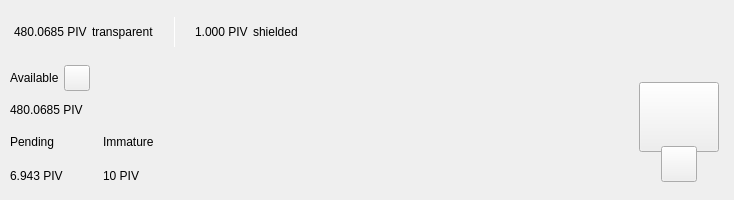
<?xml version="1.0" encoding="UTF-8"?>
<ui version="4.0">
 <class>TopBar</class>
 <widget class="QWidget" name="TopBar">
  <property name="geometry">
   <rect>
    <x>0</x>
    <y>0</y>
    <width>734</width>
    <height>200</height>
   </rect>
  </property>
  <property name="minimumSize">
   <size>
    <width>0</width>
    <height>200</height>
   </size>
  </property>
  <property name="maximumSize">
   <size>
    <width>16777215</width>
    <height>200</height>
   </size>
  </property>
  <property name="windowTitle">
   <string notr="true">N/A</string>
  </property>
  <layout class="QVBoxLayout" name="verticalLayout_10" stretch="0">
   <property name="spacing">
    <number>0</number>
   </property>
   <property name="leftMargin">
    <number>0</number>
   </property>
   <property name="topMargin">
    <number>0</number>
   </property>
   <property name="rightMargin">
    <number>0</number>
   </property>
   <property name="bottomMargin">
    <number>0</number>
   </property>
   <item>
    <widget class="PFBorderImage" name="containerTop">
     <layout class="QVBoxLayout" name="verticalLayout_11">
      <property name="spacing">
       <number>0</number>
      </property>
      <property name="leftMargin">
       <number>0</number>
      </property>
      <property name="topMargin">
       <number>0</number>
      </property>
      <property name="rightMargin">
       <number>0</number>
      </property>
      <property name="bottomMargin">
       <number>0</number>
      </property>
      <item>
       <widget class="QWidget" name="top_container_2" native="true">
        <property name="minimumSize">
         <size>
          <width>0</width>
          <height>65</height>
         </size>
        </property>
        <layout class="QHBoxLayout" name="top_container">
         <property name="spacing">
          <number>0</number>
         </property>
         <property name="leftMargin">
          <number>14</number>
         </property>
         <property name="topMargin">
          <number>0</number>
         </property>
         <property name="rightMargin">
          <number>14</number>
         </property>
         <property name="bottomMargin">
          <number>0</number>
         </property>
         <item alignment="Qt::AlignVCenter">
          <widget class="QWidget" name="widgetTopAmount" native="true">
           <property name="sizePolicy">
            <sizepolicy hsizetype="Preferred" vsizetype="Maximum">
             <horstretch>0</horstretch>
             <verstretch>0</verstretch>
            </sizepolicy>
           </property>
           <layout class="QHBoxLayout" name="horizontalLayout_5">
            <property name="spacing">
             <number>5</number>
            </property>
            <property name="leftMargin">
             <number>0</number>
            </property>
            <property name="topMargin">
             <number>0</number>
            </property>
            <property name="rightMargin">
             <number>0</number>
            </property>
            <property name="bottomMargin">
             <number>0</number>
            </property>
            <item alignment="Qt::AlignTop">
             <widget class="QLabel" name="labelAmountTopPiv">
              <property name="minimumSize">
               <size>
                <width>0</width>
                <height>36</height>
               </size>
              </property>
              <property name="styleSheet">
               <string notr="true">padding:0px;margin:0px;</string>
              </property>
              <property name="text">
               <string notr="true">480.0685 PIV</string>
              </property>
             </widget>
            </item>
            <item>
             <widget class="QLabel" name="labelTrans">
              <property name="text">
               <string>transparent</string>
              </property>
             </widget>
            </item>
            <item>
             <spacer name="horizontalSpacer_11">
              <property name="orientation">
               <enum>Qt::Horizontal</enum>
              </property>
              <property name="sizeType">
               <enum>QSizePolicy::Fixed</enum>
              </property>
              <property name="sizeHint" stdset="0">
               <size>
                <width>15</width>
                <height>20</height>
               </size>
              </property>
             </spacer>
            </item>
            <item alignment="Qt::AlignVCenter">
             <widget class="QLabel" name="typeSpacerTop">
              <property name="minimumSize">
               <size>
                <width>1</width>
                <height>30</height>
               </size>
              </property>
              <property name="maximumSize">
               <size>
                <width>1</width>
                <height>30</height>
               </size>
              </property>
              <property name="styleSheet">
               <string notr="true">background-color:white;
padding:0px;
border:none;</string>
              </property>
              <property name="text">
               <string/>
              </property>
             </widget>
            </item>
            <item>
             <spacer name="horizontalSpacer_12">
              <property name="orientation">
               <enum>Qt::Horizontal</enum>
              </property>
              <property name="sizeType">
               <enum>QSizePolicy::Fixed</enum>
              </property>
              <property name="sizeHint" stdset="0">
               <size>
                <width>15</width>
                <height>20</height>
               </size>
              </property>
             </spacer>
            </item>
            <item alignment="Qt::AlignTop">
             <widget class="QLabel" name="labelAmountTopShieldedPiv">
              <property name="minimumSize">
               <size>
                <width>0</width>
                <height>36</height>
               </size>
              </property>
              <property name="text">
               <string notr="true">1.000 PIV</string>
              </property>
             </widget>
            </item>
            <item>
             <widget class="QLabel" name="labelShield">
              <property name="text">
               <string>shielded</string>
              </property>
             </widget>
            </item>
           </layout>
          </widget>
         </item>
         <item>
          <spacer name="horizontalSpacer">
           <property name="orientation">
            <enum>Qt::Horizontal</enum>
           </property>
           <property name="sizeHint" stdset="0">
            <size>
             <width>40</width>
             <height>20</height>
            </size>
           </property>
          </spacer>
         </item>
         <item>
          <layout class="QHBoxLayout" name="horizontalLayout_4">
           <property name="spacing">
            <number>12</number>
           </property>
           <property name="rightMargin">
            <number>0</number>
           </property>
           <item alignment="Qt::AlignRight">
            <widget class="QWidget" name="layoutSync" native="true">
             <property name="minimumSize">
              <size>
               <width>0</width>
               <height>36</height>
              </size>
             </property>
             <property name="maximumSize">
              <size>
               <width>16777215</width>
               <height>36</height>
              </size>
             </property>
             <layout class="QVBoxLayout" name="verticalLayout_9">
              <property name="leftMargin">
               <number>0</number>
              </property>
              <property name="topMargin">
               <number>0</number>
              </property>
              <property name="rightMargin">
               <number>0</number>
              </property>
              <property name="bottomMargin">
               <number>0</number>
              </property>
              <item>
               <widget class="ExpandableButton" name="pushButtonSync" native="true">
                <property name="minimumSize">
                 <size>
                  <width>36</width>
                  <height>36</height>
                 </size>
                </property>
                <property name="maximumSize">
                 <size>
                  <width>16777215</width>
                  <height>36</height>
                 </size>
                </property>
               </widget>
              </item>
             </layout>
            </widget>
           </item>
           <item>
            <widget class="ExpandableButton" name="pushButtonHDUpgrade" native="true">
             <property name="minimumSize">
              <size>
               <width>36</width>
               <height>36</height>
              </size>
             </property>
            </widget>
           </item>
           <item>
            <widget class="ExpandableButton" name="pushButtonStack" native="true">
             <property name="minimumSize">
              <size>
               <width>36</width>
               <height>36</height>
              </size>
             </property>
            </widget>
           </item>
           <item>
            <widget class="ExpandableButton" name="pushButtonColdStaking" native="true">
             <property name="minimumSize">
              <size>
               <width>36</width>
               <height>36</height>
              </size>
             </property>
            </widget>
           </item>
           <item>
            <widget class="ExpandableButton" name="pushButtonConnection" native="true">
             <property name="minimumSize">
              <size>
               <width>36</width>
               <height>36</height>
              </size>
             </property>
            </widget>
           </item>
           <item>
            <widget class="ExpandableButton" name="pushButtonTor" native="true">
             <property name="minimumSize">
              <size>
               <width>36</width>
               <height>36</height>
              </size>
             </property>
            </widget>
           </item>
           <item>
            <widget class="ExpandableButton" name="pushButtonLock" native="true">
             <property name="sizePolicy">
              <sizepolicy hsizetype="Expanding" vsizetype="Expanding">
               <horstretch>0</horstretch>
               <verstretch>0</verstretch>
              </sizepolicy>
             </property>
             <property name="minimumSize">
              <size>
               <width>36</width>
               <height>0</height>
              </size>
             </property>
            </widget>
           </item>
           <item>
            <widget class="ExpandableButton" name="pushButtonTheme" native="true">
             <property name="minimumSize">
              <size>
               <width>36</width>
               <height>36</height>
              </size>
             </property>
             <property name="maximumSize">
              <size>
               <width>16777215</width>
               <height>36</height>
              </size>
             </property>
            </widget>
           </item>
           <item>
            <widget class="ExpandableButton" name="pushButtonFAQ" native="true">
             <property name="minimumSize">
              <size>
               <width>36</width>
               <height>36</height>
              </size>
             </property>
            </widget>
           </item>
          </layout>
         </item>
        </layout>
       </widget>
      </item>
      <item>
       <widget class="QWidget" name="bottom_container" native="true">
        <property name="minimumSize">
         <size>
          <width>0</width>
          <height>135</height>
         </size>
        </property>
        <layout class="QHBoxLayout" name="botton_container">
         <property name="leftMargin">
          <number>10</number>
         </property>
         <property name="topMargin">
          <number>0</number>
         </property>
         <property name="rightMargin">
          <number>10</number>
         </property>
         <property name="bottomMargin">
          <number>10</number>
         </property>
         <item>
          <layout class="QVBoxLayout" name="verticalLayout_7">
           <property name="spacing">
            <number>0</number>
           </property>
           <property name="leftMargin">
            <number>0</number>
           </property>
           <property name="rightMargin">
            <number>30</number>
           </property>
           <item>
            <layout class="QVBoxLayout" name="verticalLayout_2">
             <item>
              <layout class="QHBoxLayout" name="horizontalLayoutContainerAvailable">
               <property name="spacing">
                <number>5</number>
               </property>
               <item>
                <widget class="QLabel" name="labelTitle1">
                 <property name="text">
                  <string>Available</string>
                 </property>
                </widget>
               </item>
               <item>
                <widget class="QPushButton" name="pushButtonBalanceInfo">
                 <property name="minimumSize">
                  <size>
                   <width>26</width>
                   <height>26</height>
                  </size>
                 </property>
                 <property name="maximumSize">
                  <size>
                   <width>26</width>
                   <height>26</height>
                  </size>
                 </property>
                 <property name="mouseTracking">
                  <bool>true</bool>
                 </property>
                 <property name="focusPolicy">
                  <enum>Qt::NoFocus</enum>
                 </property>
                 <property name="text">
                  <string notr="true"/>
                 </property>
                 <property name="iconSize">
                  <size>
                   <width>24</width>
                   <height>24</height>
                  </size>
                 </property>
                 <property name="shortcut">
                  <string notr="true"/>
                 </property>
                </widget>
               </item>
               <item>
                <spacer name="horizontalSpacer_4">
                 <property name="orientation">
                  <enum>Qt::Horizontal</enum>
                 </property>
                 <property name="sizeType">
                  <enum>QSizePolicy::MinimumExpanding</enum>
                 </property>
                 <property name="sizeHint" stdset="0">
                  <size>
                   <width>20</width>
                   <height>20</height>
                  </size>
                 </property>
                </spacer>
               </item>
              </layout>
             </item>
             <item>
              <widget class="QLabel" name="labelAmountPiv">
               <property name="text">
                <string notr="true">480.0685 PIV</string>
               </property>
              </widget>
             </item>
            </layout>
           </item>
           <item>
            <widget class="QWidget" name="container_imm_pend" native="true">
             <layout class="QHBoxLayout" name="horizontalLayout_2">
              <property name="spacing">
               <number>0</number>
              </property>
              <property name="leftMargin">
               <number>0</number>
              </property>
              <property name="topMargin">
               <number>0</number>
              </property>
              <property name="rightMargin">
               <number>0</number>
              </property>
              <property name="bottomMargin">
               <number>0</number>
              </property>
              <item alignment="Qt::AlignLeft">
               <widget class="QWidget" name="container_pending" native="true">
                <property name="sizePolicy">
                 <sizepolicy hsizetype="Minimum" vsizetype="Preferred">
                  <horstretch>0</horstretch>
                  <verstretch>0</verstretch>
                 </sizepolicy>
                </property>
                <layout class="QVBoxLayout" name="verticalLayout_3">
                 <property name="leftMargin">
                  <number>0</number>
                 </property>
                 <property name="topMargin">
                  <number>0</number>
                 </property>
                 <property name="rightMargin">
                  <number>0</number>
                 </property>
                 <property name="bottomMargin">
                  <number>0</number>
                 </property>
                 <item>
                  <widget class="QLabel" name="labelTitle3">
                   <property name="text">
                    <string>Pending</string>
                   </property>
                  </widget>
                 </item>
                 <item>
                  <widget class="QLabel" name="labelPendingPiv">
                   <property name="text">
                    <string notr="true">6.943 PIV</string>
                   </property>
                  </widget>
                 </item>
                </layout>
               </widget>
              </item>
              <item>
               <spacer name="horizontalSpacer_3">
                <property name="orientation">
                 <enum>Qt::Horizontal</enum>
                </property>
                <property name="sizeType">
                 <enum>QSizePolicy::Fixed</enum>
                </property>
                <property name="sizeHint" stdset="0">
                 <size>
                  <width>40</width>
                  <height>20</height>
                 </size>
                </property>
               </spacer>
              </item>
              <item alignment="Qt::AlignLeft">
               <widget class="QWidget" name="container_immature" native="true">
                <property name="sizePolicy">
                 <sizepolicy hsizetype="Minimum" vsizetype="Preferred">
                  <horstretch>0</horstretch>
                  <verstretch>0</verstretch>
                 </sizepolicy>
                </property>
                <layout class="QVBoxLayout" name="verticalLayout_4">
                 <property name="leftMargin">
                  <number>0</number>
                 </property>
                 <property name="topMargin">
                  <number>0</number>
                 </property>
                 <property name="rightMargin">
                  <number>0</number>
                 </property>
                 <property name="bottomMargin">
                  <number>0</number>
                 </property>
                 <item>
                  <widget class="QLabel" name="labelTitle4">
                   <property name="text">
                    <string>Immature</string>
                   </property>
                  </widget>
                 </item>
                 <item>
                  <widget class="QLabel" name="labelImmaturePiv">
                   <property name="text">
                    <string notr="true">10 PIV</string>
                   </property>
                  </widget>
                 </item>
                </layout>
               </widget>
              </item>
              <item>
               <spacer name="horizontalSpacer_5">
                <property name="orientation">
                 <enum>Qt::Horizontal</enum>
                </property>
                <property name="sizeHint" stdset="0">
                 <size>
                  <width>40</width>
                  <height>20</height>
                 </size>
                </property>
               </spacer>
              </item>
             </layout>
            </widget>
           </item>
          </layout>
         </item>
         <item>
          <spacer name="horizontalSpacer_2">
           <property name="orientation">
            <enum>Qt::Horizontal</enum>
           </property>
           <property name="sizeHint" stdset="0">
            <size>
             <width>40</width>
             <height>20</height>
            </size>
           </property>
          </spacer>
         </item>
         <item alignment="Qt::AlignHCenter|Qt::AlignVCenter">
          <widget class="QWidget" name="qrContainer" native="true">
           <property name="sizePolicy">
            <sizepolicy hsizetype="Preferred" vsizetype="Minimum">
             <horstretch>0</horstretch>
             <verstretch>0</verstretch>
            </sizepolicy>
           </property>
           <property name="minimumSize">
            <size>
             <width>90</width>
             <height>110</height>
            </size>
           </property>
           <property name="maximumSize">
            <size>
             <width>90</width>
             <height>110</height>
            </size>
           </property>
           <layout class="QVBoxLayout" name="containerQR">
            <property name="spacing">
             <number>0</number>
            </property>
            <property name="leftMargin">
             <number>5</number>
            </property>
            <property name="topMargin">
             <number>10</number>
            </property>
            <property name="rightMargin">
             <number>5</number>
            </property>
            <property name="bottomMargin">
             <number>0</number>
            </property>
            <item>
             <widget class="QPushButton" name="btnQr">
              <property name="minimumSize">
               <size>
                <width>70</width>
                <height>70</height>
               </size>
              </property>
              <property name="maximumSize">
               <size>
                <width>16777215</width>
                <height>70</height>
               </size>
              </property>
              <property name="focusPolicy">
               <enum>Qt::NoFocus</enum>
              </property>
              <property name="text">
               <string/>
              </property>
              <property name="iconSize">
               <size>
                <width>70</width>
                <height>70</height>
               </size>
              </property>
             </widget>
            </item>
            <item>
             <spacer name="verticalSpacer">
              <property name="orientation">
               <enum>Qt::Vertical</enum>
              </property>
              <property name="sizeType">
               <enum>QSizePolicy::Fixed</enum>
              </property>
              <property name="sizeHint" stdset="0">
               <size>
                <width>20</width>
                <height>20</height>
               </size>
              </property>
             </spacer>
            </item>
            <item alignment="Qt::AlignHCenter|Qt::AlignBottom">
             <widget class="QPushButton" name="pushButtonQR">
              <property name="minimumSize">
               <size>
                <width>36</width>
                <height>36</height>
               </size>
              </property>
              <property name="maximumSize">
               <size>
                <width>36</width>
                <height>36</height>
               </size>
              </property>
              <property name="focusPolicy">
               <enum>Qt::NoFocus</enum>
              </property>
              <property name="text">
               <string/>
              </property>
             </widget>
            </item>
           </layout>
          </widget>
         </item>
        </layout>
       </widget>
      </item>
     </layout>
    </widget>
   </item>
  </layout>
 </widget>
 <customwidgets>
  <customwidget>
   <class>ExpandableButton</class>
   <extends>QWidget</extends>
   <header>qt/expandablebutton.h</header>
   <container>1</container>
  </customwidget>
  <customwidget>
   <class>PFBorderImage</class>
   <extends>QFrame</extends>
   <header>qt/pfborderimage.h</header>
   <container>1</container>
  </customwidget>
 </customwidgets>
 <resources/>
 <connections/>
</ui>
